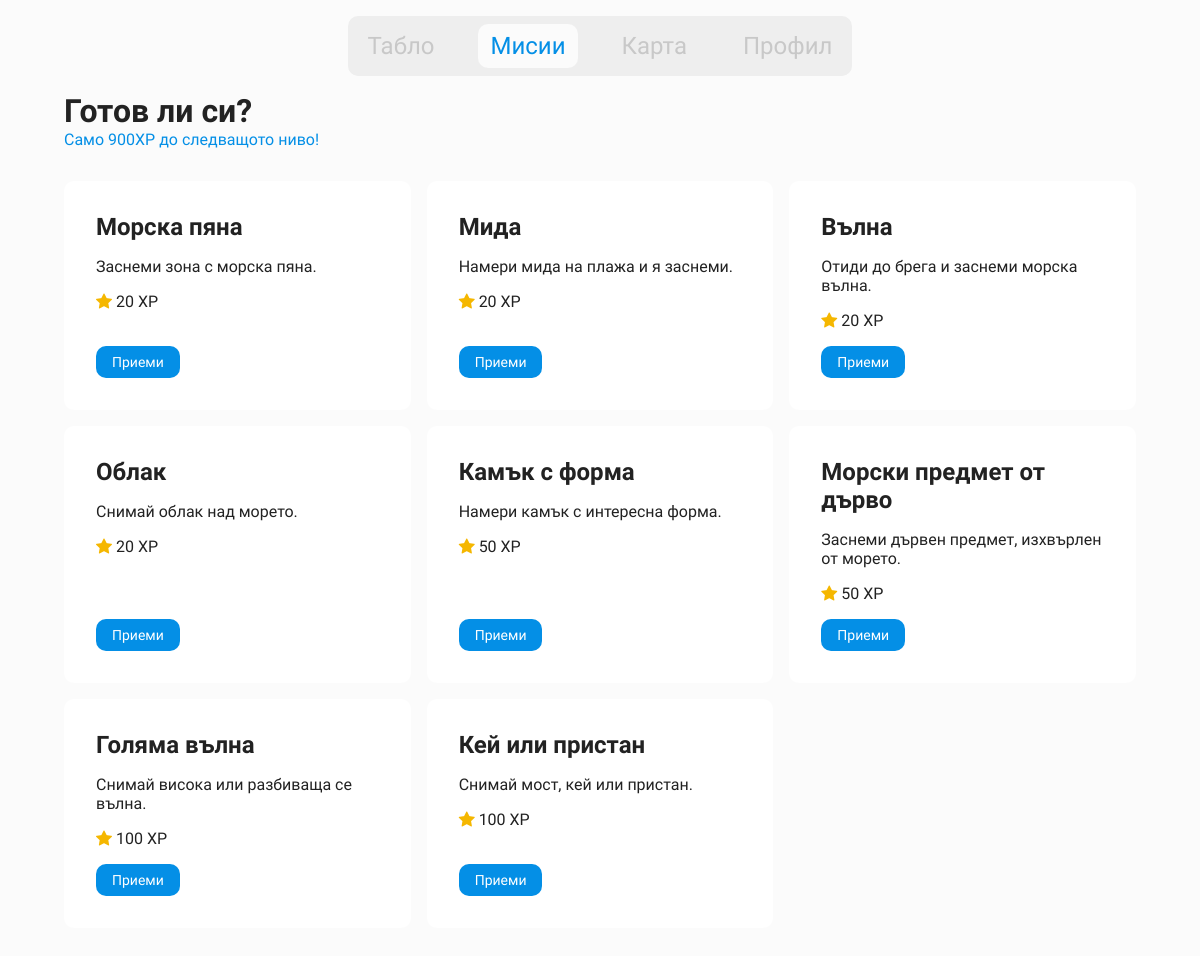
Page /tasks/ (signed in) on the committed database.
### beaches/models.py (models this page shows, shortened)
class Task(models.Model):
    DIFFICULTY_CHOICES = [
        ('easy', 'Easy'),
        ('medium', 'Medium'),
        ('hard', 'Hard'),
    ]
    CATEGORY_CHOICES = [
        ('clean', 'Погрижи се природата'),
        ('photo', 'Снимай'),
        ('observe', 'Научи за фауната'),
    ]
    title = models.CharField(max_length=200, default="Task")
    description = models.TextField(max_length=100, null=True)
    user_desc = models.TextField(max_length=1000, null=True)
    difficulty = models.CharField(max_length=10, choices=DIFFICULTY_CHOICES, default="easy")
    category = models.CharField(max_length=20, choices=CATEGORY_CHOICES, default="photo")
    date_assigned = models.DateField(null=True, blank=True)
    reward = models.PositiveIntegerField(default=10)
    is_daily = models.BooleanField(default=False)
    icon = models.CharField(null=True, blank=True, default="bi bi-bullseye")

### beaches/views.py (the view)
# urls.py: path("tasks/", views.tasks_view, name="tasks"),
@login_required
def tasks_view(request):
    profile = models.UserProfile.objects.get(user=request.user)
    all_tasks = models.Task.objects.all()
    accepted_tasks = models.AcceptedTask.objects.filter(
        user_profile=profile, status='accepted'
    )
    completed_tasks = models.AcceptedTask.objects.filter(
        user_profile=profile, status='completed'
    )
    xp_to_next_level = profile.xp_for_next_level - profile.xp
    context = {
        "tasks": all_tasks,
        "accepted_ids": list(accepted_tasks.values_list("task_id", flat=True)),
        "completed_ids": list(completed_tasks.values_list("task_id", flat=True)),
        "xp_to_next_level": xp_to_next_level,
        "current_xp": profile.xp,
        "current_level": profile.level,
        "xp_next": profile.xp_for_next_level,
    }
    return render(request, "app/gamification/tasks.html", context)

### beaches/models.py (called while the page is built)
    @property
    def level(self):
        return max(1, int(0.1 * math.sqrt(self.xp)))

    @property
    def xp_for_next_level(self):
        next_level = self.level + 1
        return int((next_level / 0.1) ** 2)

### beaches/templates/app/gamification/tasks.html (shortened to what this page needs)
{% load static %}
{% load widget_tweaks %}
<!DOCTYPE html>
<html lang="en">
<head>
    <link rel="stylesheet" href="{% static 'alert.css' %}">
    <link rel="stylesheet" href="{% static 'nav.css' %}">
    <link rel="stylesheet" href="{% static 'tasks.css' %}">
    <link rel="stylesheet" href="https://cdn.jsdelivr.net/npm/bootstrap-icons@1.13.1/font/bootstrap-icons.min.css">
</head>
<body>
    {% include 'app/components/navbar.html' %}
    <h1>Готов ли си?</h1>
    <p class="xp-next">Само {{ xp_next }}XP до следващото ниво!</p>
    <div class="task-wrapper">
        {% for task in tasks %}
            <div class="task {% if task.id in completed_ids %} completed {% endif %}">
                <h2 class="task-title">{{ task.title }}</h2>
                <p class="task-desc">{{ task.user_desc }}</p>
                <p class="task-reward"><i class="bi bi-star-fill"></i> {{ task.reward }} XP</p>
                {% if task.id in completed_ids %}
                    <p class="text-green"><i class="bi bi-check-lg"></i> Изпълнено</p>
                {% else %}
                    <form action="{% url 'accept_task' task.id %}" method="POST" class="mt-3">
                        <button class="btn-primary">Приеми</button>
                    </form>
                {% endif %}
            </div>
        {% empty %}
            <p>Нямате мисии...</p>
        {% endfor %}
    </div>
</body>
</html>

### static/nav.css (style rules this page uses)
body { font-family: "Onest", sans-serif; padding-bottom: 60px; }

### static/tasks.css (style rules this page uses)
* { margin: 0; padding: 0; box-sizing: border-box; font-family: "Onest", sans-serif; }
body { background-color: #fbfbfb; color: #222222; padding-right: 64px; padding-left: 64px; }
.xp-next { color: #048FE6; margin-bottom: 32px; }
.task-wrapper { display: grid; grid-template-columns: repeat(4, 1fr); gap: 16px; align-items: stretch; }
.task { display: flex; flex-direction: column; gap: 16px; border-radius: 10px; box-shadow: 0 0 0 10px -2px rgba(43, 43, 43, 0.25); padding: 32px; background-color: #ffffff; }
.task form, .task > p:last-child { margin-top: auto; }
.btn-primary { background-color: #048FE6; display: inline-flex; align-items: center; justify-content: center; gap: 8px; padding: 8px 16px; position: relative; border-radius: 10px; overflow: hidden; cursor: pointer; border: none; transition: background-color 0.2s ease, transform 0.1s ease; font-family: "Onest", sans-serif; color: #ffffff; font-size: 14px; line-height: normal; width: fit-content; font-weight: 300; }
.bi-star-fill { color: #F5B700; }
@media (max-width: 1200px) { .task-wrapper { grid-template-columns: repeat(3, 1fr); } }

### rows in the picture
Task: title "Морска пяна", user_desc "Заснеми зона с морска пяна.", reward "20", shows "Приеми"
Task: title "Мида", user_desc "Намери мида на плажа и я заснеми.", reward "20", shows "Приеми"
Task: title "Вълна", user_desc "Отиди до брега и заснеми морска вълна.", reward "20", shows "Приеми"
Task: title "Облак", user_desc "Снимай облак над морето.", reward "20", shows "Приеми"
Task: title "Камък с форма", user_desc "Намери камък с интересна форма.", reward "50", shows "Приеми"
Task: title "Морски предмет от дърво", user_desc "Заснеми дървен предмет, изхвърлен от морето.", reward "50", shows "Приеми"
Task: title "Голяма вълна", user_desc "Снимай висока или разбиваща се вълна.", reward "100", shows "Приеми"
Task: title "Кей или пристан", user_desc "Снимай мост, кей или пристан.", reward "100", shows "Приеми"

### other values in the picture
{{ xp_next }} "900"
